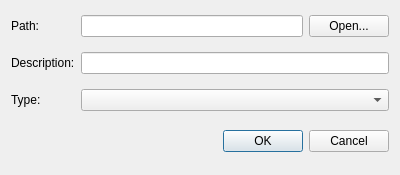
<?xml version="1.0" encoding="UTF-8"?>
<ui version="4.0">
 <class>Dialog</class>
 <widget class="QDialog" name="Dialog">
  <property name="geometry">
   <rect>
    <x>0</x>
    <y>0</y>
    <width>400</width>
    <height>175</height>
   </rect>
  </property>
  <property name="sizePolicy">
   <sizepolicy hsizetype="Preferred" vsizetype="Preferred">
    <horstretch>0</horstretch>
    <verstretch>0</verstretch>
   </sizepolicy>
  </property>
  <property name="minimumSize">
   <size>
    <width>400</width>
    <height>175</height>
   </size>
  </property>
  <property name="maximumSize">
   <size>
    <width>400</width>
    <height>175</height>
   </size>
  </property>
  <property name="windowTitle">
   <string>Open Image</string>
  </property>
  <property name="modal">
   <bool>true</bool>
  </property>
  <layout class="QFormLayout" name="formLayout">
   <property name="verticalSpacing">
    <number>15</number>
   </property>
   <property name="topMargin">
    <number>15</number>
   </property>
   <item row="0" column="0">
    <widget class="QLabel" name="pathLabel">
     <property name="text">
      <string>Path:</string>
     </property>
    </widget>
   </item>
   <item row="1" column="0">
    <widget class="QLabel" name="descLabel">
     <property name="text">
      <string>Description:</string>
     </property>
    </widget>
   </item>
   <item row="1" column="1">
    <widget class="QLineEdit" name="descLineEdit"/>
   </item>
   <item row="2" column="0">
    <widget class="QLabel" name="imgTypeLabel">
     <property name="text">
      <string>Type:</string>
     </property>
    </widget>
   </item>
   <item row="2" column="1">
    <widget class="QComboBox" name="imgTypeComboBox"/>
   </item>
   <item row="0" column="1">
    <widget class="QWidget" name="widget" native="true">
     <layout class="QHBoxLayout" name="horizontalLayout">
      <property name="leftMargin">
       <number>0</number>
      </property>
      <property name="topMargin">
       <number>0</number>
      </property>
      <property name="rightMargin">
       <number>0</number>
      </property>
      <property name="bottomMargin">
       <number>0</number>
      </property>
      <item>
       <widget class="QLineEdit" name="pathLineEdit"/>
      </item>
      <item>
       <widget class="QPushButton" name="openButton">
        <property name="text">
         <string>Open...</string>
        </property>
       </widget>
      </item>
     </layout>
    </widget>
   </item>
   <item row="3" column="1">
    <widget class="QDialogButtonBox" name="buttonBox">
     <property name="minimumSize">
      <size>
       <width>0</width>
       <height>30</height>
      </size>
     </property>
     <property name="orientation">
      <enum>Qt::Horizontal</enum>
     </property>
     <property name="standardButtons">
      <set>QDialogButtonBox::Cancel|QDialogButtonBox::Ok</set>
     </property>
    </widget>
   </item>
  </layout>
 </widget>
 <tabstops>
  <tabstop>pathLineEdit</tabstop>
  <tabstop>openButton</tabstop>
  <tabstop>descLineEdit</tabstop>
  <tabstop>imgTypeComboBox</tabstop>
 </tabstops>
 <resources/>
 <connections>
  <connection>
   <sender>buttonBox</sender>
   <signal>accepted()</signal>
   <receiver>Dialog</receiver>
   <slot>accept()</slot>
   <hints>
    <hint type="sourcelabel">
     <x>248</x>
     <y>254</y>
    </hint>
    <hint type="destinationlabel">
     <x>157</x>
     <y>274</y>
    </hint>
   </hints>
  </connection>
  <connection>
   <sender>buttonBox</sender>
   <signal>rejected()</signal>
   <receiver>Dialog</receiver>
   <slot>reject()</slot>
   <hints>
    <hint type="sourcelabel">
     <x>316</x>
     <y>260</y>
    </hint>
    <hint type="destinationlabel">
     <x>286</x>
     <y>274</y>
    </hint>
   </hints>
  </connection>
 </connections>
</ui>
